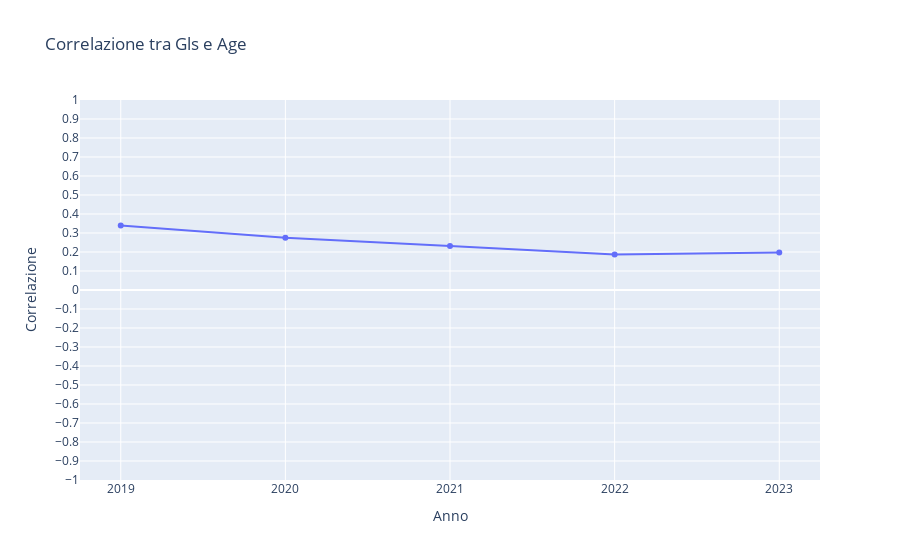
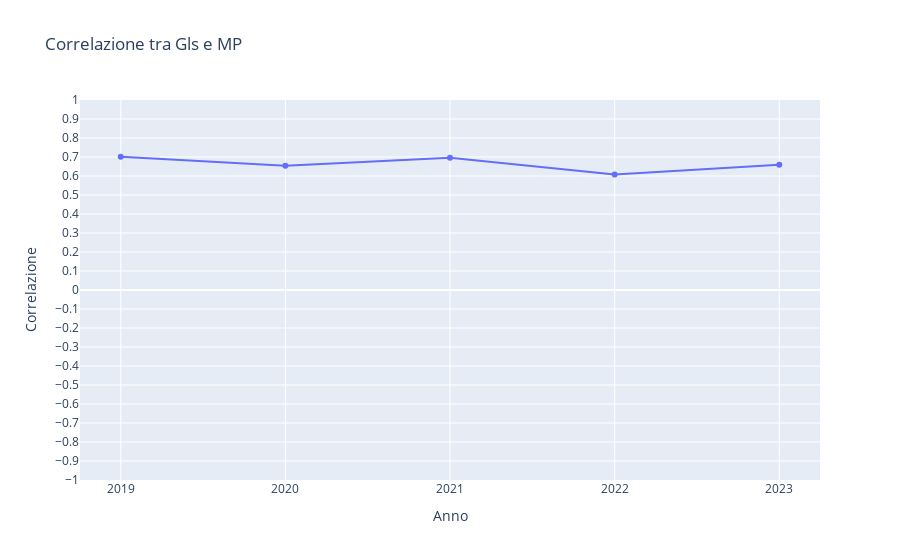
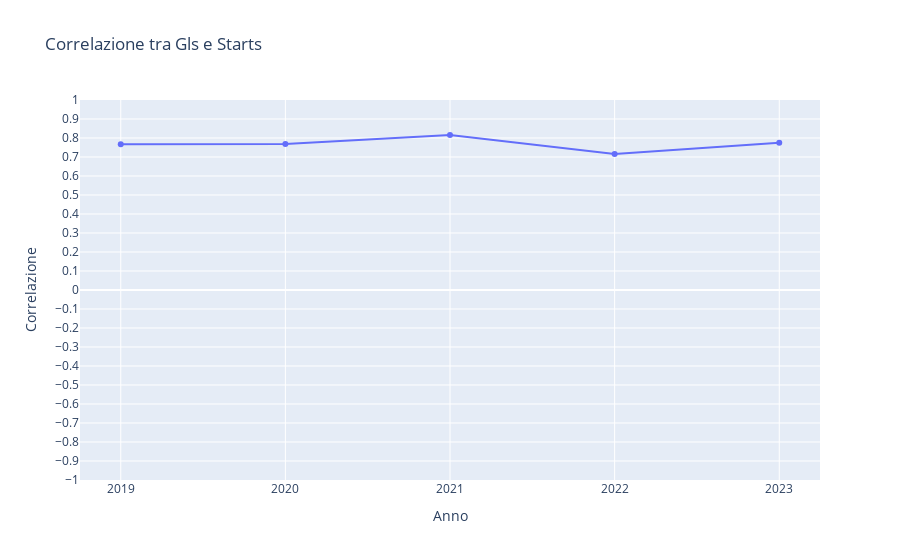

Notebook source saved alongside these figures, in order:
### Markdown cell above
Ci aiutiamo con delle funzioni per plottare l'andamento di questi indici negli anni considerati.

### Code cell
for column in data_frame.columns:
    if column not in ['Gls','Ast']:
     correlazione('Gls',column)

### Figure 1 — Plotly figure (JSON) as saved in the notebook; plotly's stock layout.template omitted (floating-point values rounded to 4 significant figures)
{"data": [{"hovertemplate": "Anno=%{x}<br>Correlazione=%{y}<extra></extra>", "legendgroup": "", "line": {"color": "#636efa", "dash": "solid"}, "marker": {"symbol": "circle"}, "mode": "lines+markers", "name": "", "orientation": "v", "showlegend": false, "type": "scatter", "x": [2023, 2022, 2021, 2020, 2019], "xaxis": "x", "y": [0.1978, 0.1865, 0.2314, 0.275, 0.3392], "yaxis": "y"}], "layout": {"legend": {"tracegroupgap": 0}, "title": {"text": "Correlazione tra Gls e Age"}, "xaxis": {"anchor": "y", "domain": [0, 1], "dtick": 1, "title": {"text": "Anno"}}, "yaxis": {"anchor": "x", "domain": [0, 1], "dtick": 0.1, "range": [-1, 1], "title": {"text": "Correlazione"}}}}

### Figure 2 — Plotly figure (JSON) as saved in the notebook; plotly's stock layout.template omitted (floating-point values rounded to 4 significant figures)
{"data": [{"hovertemplate": "Anno=%{x}<br>Correlazione=%{y}<extra></extra>", "legendgroup": "", "line": {"color": "#636efa", "dash": "solid"}, "marker": {"symbol": "circle"}, "mode": "lines+markers", "name": "", "orientation": "v", "showlegend": false, "type": "scatter", "x": [2023, 2022, 2021, 2020, 2019], "xaxis": "x", "y": [0.6593, 0.608, 0.6966, 0.6542, 0.7013], "yaxis": "y"}], "layout": {"legend": {"tracegroupgap": 0}, "title": {"text": "Correlazione tra Gls e MP"}, "xaxis": {"anchor": "y", "domain": [0, 1], "dtick": 1, "title": {"text": "Anno"}}, "yaxis": {"anchor": "x", "domain": [0, 1], "dtick": 0.1, "range": [-1, 1], "title": {"text": "Correlazione"}}}}

### Figure 3 — Plotly figure (JSON) as saved in the notebook; plotly's stock layout.template omitted (floating-point values rounded to 4 significant figures)
{"data": [{"hovertemplate": "Anno=%{x}<br>Correlazione=%{y}<extra></extra>", "legendgroup": "", "line": {"color": "#636efa", "dash": "solid"}, "marker": {"symbol": "circle"}, "mode": "lines+markers", "name": "", "orientation": "v", "showlegend": false, "type": "scatter", "x": [2023, 2022, 2021, 2020, 2019], "xaxis": "x", "y": [0.7751, 0.7164, 0.8157, 0.7681, 0.7672], "yaxis": "y"}], "layout": {"legend": {"tracegroupgap": 0}, "title": {"text": "Correlazione tra Gls e Starts"}, "xaxis": {"anchor": "y", "domain": [0, 1], "dtick": 1, "title": {"text": "Anno"}}, "yaxis": {"anchor": "x", "domain": [0, 1], "dtick": 0.1, "range": [-1, 1], "title": {"text": "Correlazione"}}}}
